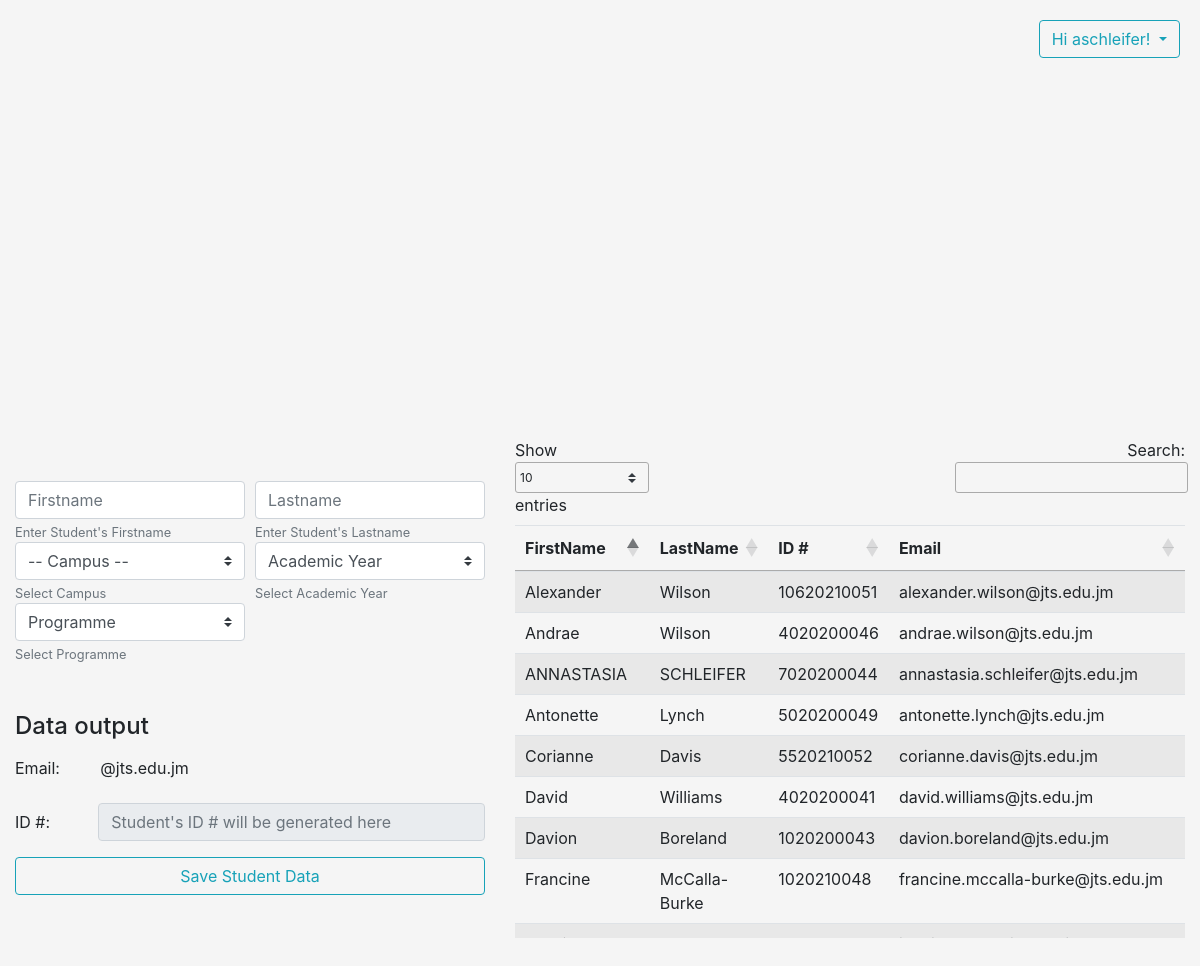
The app's page /dashboard.php (signed in) with its own data.
### tables this page shows
CREATE TABLE `s_data` (
  `id` int(8) NOT NULL,
  `student_id` varchar(16) NOT NULL,
  `firstname` varchar(32) NOT NULL,
  `lastname` varchar(64) NOT NULL,
  `programme` varchar(64) NOT NULL,
  `email` varchar(64) NOT NULL,
  `acad_year` varchar(4) NOT NULL,
  `created_by` varchar(16) NOT NULL,
  `date_created` datetime NOT NULL
);

### dashboard.php (the view, shortened to what this page needs)
<?php include ('header.php'); ?>
<?php include ('nav.php'); ?>
    <div class="container-fluid">
      <div class="row justify-content-center align-items-center">
        <div class="col-5">
          <form action="" method="post" name="genId" id="genId">
            <div class="form-row">
              <div class="col">
                <input type="text" id="fname" name="fname" autocomplete="off" class="form-control" placeholder="Firstname">
                <small id="emailHelp" class="form-text text-muted">Enter Student's Firstname</small>
              </div>
              <div class="col">
                <input type="text" id="lname" autocomplete="off" name="lname" class="form-control" placeholder="Lastname">
                <small id="emailHelp" class="form-text text-muted">Enter Student's Lastname</small>
              </div>
            </div>
            <div class="form-row">
              <div class="col-md-6">
                <select class="custom-select" name="campus" id="campus">
                  <option selected>-- Campus --</option>
                </select>
                <small id="campusHelp" class="form-text text-muted">Select Campus</small>
              </div>
              <div class="col-md-6">
                <select class="custom-select" name="acad_year" id="acad_year">
                  <option selected>Academic Year</option>
                </select>
                <small id="yearHelp" class="form-text text-muted">Select Academic Year</small>
              </div>
              <div class="col-md-6">
                <select class="custom-select" name="prog" id="prog">
                  <option selected>Programme</option>
                </select>
                <small id="programmeHelp" class="form-text text-muted">Select Programme</small>
              </div>
            </div>
            <br/>
            <br/>
            <h4> Data output </h4>
            <div class="form-group row">
              <label for="staticEmail" class="col-sm-2 col-form-label">Email:</label>
              <div class="col-sm-10">
                <input type="text" readonly class="form-control-plaintext" name="staticEmail" id="staticEmail" value="@jts.edu.jm">
              </div>
            </div>
            <div class="form-group row">
              <label for="inputPassword" class="col-sm-2 col-form-label">ID #: </label>
              <div class="col-sm-10">
                <input type="text" class="form-control" name="idNumber" id="idNumber" placeholder="Student's ID # will be generated here" readonly>
              </div>
            </div>
            <button class="btn btn-outline-info btn-block" type="submit" value="submit" name="submit">Save Student Data  </button>
          </form>
        </div>
        <?php
        if ($_SESSION['username'] == 'studreg') {
            echo '<div class="col" hidden style="overflow-y: auto">';
        } else {
          echo '<div class="col" style="overflow-y: auto">';
        }
        ?>
        <div style="height: 500px;">
          <table class="table table-striped" id="s_data">
              <thead>
                <tr>
                  <th scope="col">FirstName</th>
                  <th scope="col">LastName</th>
                  <th scope="col">ID #</th>
                  <th scope="col">Email</th>
                </tr>
              </thead>
              <tbody>
                <?php
                    try {
                      require_once('./engine/connect.php');
                      $sth = $conn->prepare("SELECT * FROM s_data ");
                      $sth->execute();
                      $result = $sth->fetchAll();
                    } catch (\Exception $e) {  }
                    if($sth->rowCount()):
                      foreach($result as $row) {
                ?>
                <tr>
                  <td><?php echo $row['firstname']; ?></td>
                  <td><?php echo $row['lastname']; ?></td>
                  <td><?php echo $row['student_id']; ?></td>
                  <td><?php echo $row['email']; ?></td>
                </tr>
              <?php }  ?>
                 <?php endif; ?>
              </tbody>
            </table>
        </div>
      </div>
    </div>
  </div>
  </body>
</html>

### css/style.css (style rules this page uses)
:root { --input-padding-x: .75rem; --input-padding-y: .75rem; }
html, body { height: 100%; }
body { display: -ms-flexbox; display: flex; -ms-flex-align: center; align-items: center; padding-top: 40px; padding-bottom: 40px; background-color: #f5f5f5; }

### records on screen
s_data: firstname "David", lastname "Williams", student "4020200041", email "david.williams@jts.edu.jm"
s_data: firstname "Davion", lastname "Boreland", student "1020200043", email "davion.boreland@jts.edu.jm"
s_data: firstname "ANNASTASIA", lastname "SCHLEIFER", student "7020200044", email "annastasia.schleifer@jts.edu.jm"
s_data: firstname "Andrae", lastname "Wilson", student "4020200046", email "andrae.wilson@jts.edu.jm"
s_data: firstname "Francine", lastname "McCalla-Burke", student "1020210048", email "francine.mccalla-burke@jts.edu.jm"
s_data: firstname "Antonette", lastname "Lynch", student "5020200049", email "antonette.lynch@jts.edu.jm"
s_data: firstname "Alexander", lastname "Wilson", student "10620210051", email "alexander.wilson@jts.edu.jm"
s_data: firstname "Corianne", lastname "Davis", student "5520210052", email "corianne.davis@jts.edu.jm"

### other values on screen
$_SESSION['username'] "aschleifer"
